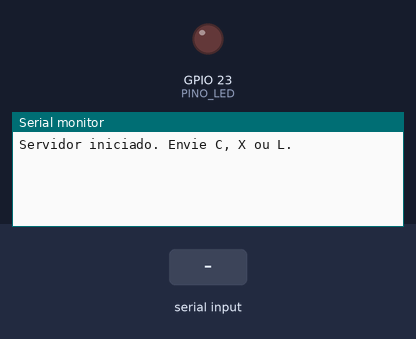
A sketch run on a simulated ESP32. Shown: output pins drawn as LEDs (lit = HIGH), the last lines printed to the serial monitor. Inputs (shaded band) come from the test bench. Uploads are accepted with an empty reply.

Above: at 1.2 s.
1.3 s: "C" received over Serial
At 2.7 s:
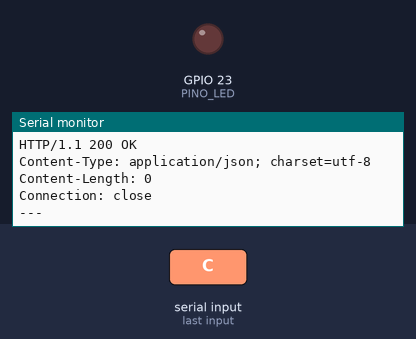
3.0 s: "X" received over Serial
At 3.27 s:
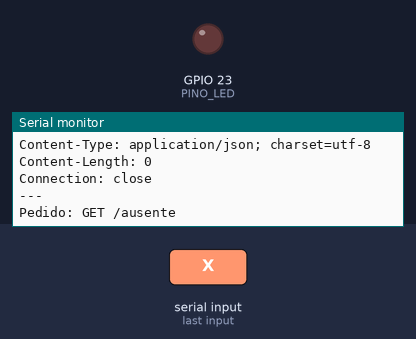
4.7 s: "L" received over Serial
At 4.97 s:
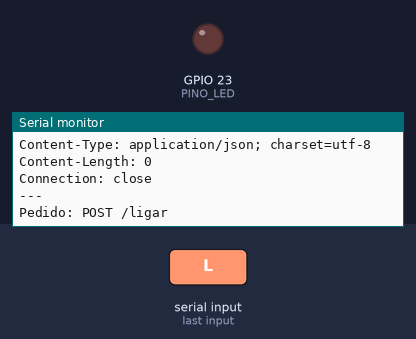

The sketch:

http-local.ino
```cpp
#include <WiFi.h>
#include <WebServer.h>

const int PINO_LED = 23;
WebServer servidor(80);
WiFiClient cliente;
bool ledLigado = false;
bool aguardando = false;
unsigned long inicioPedido = 0;

void pedir(const char* metodo, const char* caminho) {
  if (aguardando) return;
  if (!cliente.connect(IPAddress(127, 0, 0, 1), 80)) {
    Serial.println("Falha: servidor local indisponivel.");
    return;
  }

  Serial.printf("Pedido: %s %s\n", metodo, caminho);
  const char* tamanho = strcmp(metodo, "POST") == 0 ? "Content-Length: 0\r\n" : "";
  cliente.printf("%s %s HTTP/1.1\r\nHost: localhost\r\nConnection: close\r\n%s\r\n",
                 metodo, caminho, tamanho);
  inicioPedido = millis();
  aguardando = true;
}

void setup() {
  Serial.begin(115200);
  pinMode(PINO_LED, OUTPUT);
  digitalWrite(PINO_LED, LOW);
  WiFi.mode(WIFI_STA);
  servidor.on("/estado", HTTP_GET, []() {
    servidor.send(200, "text/plain", ledLigado ? "LED ligado" : "LED apagado");
  });
  servidor.on("/ligar", HTTP_POST, []() {
    ledLigado = true;
    digitalWrite(PINO_LED, HIGH);
    servidor.send(200, "text/plain", "LED ligado");
  });
  servidor.onNotFound([]() {
    servidor.send(404, "text/plain", "Rota inexistente");
  });
  servidor.begin();
  Serial.println("Servidor iniciado. Envie C, X ou L.");
}

void loop() {
  servidor.handleClient();

  if (aguardando) {
    while (cliente.available()) Serial.write(cliente.read());
    if (!cliente.connected() || millis() - inicioPedido >= 4000) {
      if (cliente.connected()) Serial.println("\nTempo esgotado no pedido.");
      cliente.stop();
      aguardando = false;
      Serial.println("\n---");
    }
    delay(1);
    return;
  }

  if (Serial.available()) {
    const char comando = Serial.read();
    if (comando == 'C') pedir("GET", "/estado");
    if (comando == 'X') pedir("GET", "/ausente");
    if (comando == 'L') pedir("POST", "/ligar");
  }
  delay(10);
}
```

Measured:
- after the input at 1.3 s, the serial monitor: prints a new line after 0.21 s (image 1)
- after the input at 3.0 s, the serial monitor: prints a new line after 0.20 s (image 2)
- after the input at 4.7 s, the serial monitor: prints a new line after 0.20 s (image 3)
